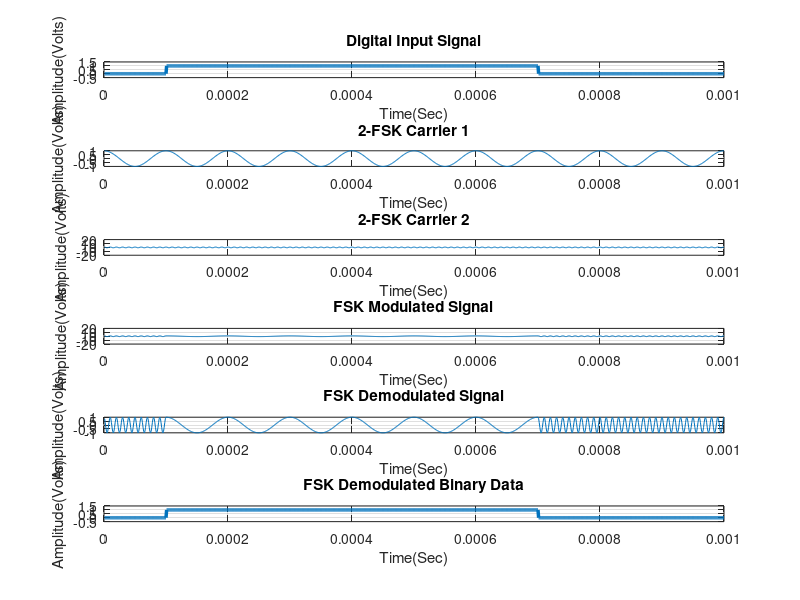

Source code (MATLAB):
% <<<<<<<<<<<<<<<<<<<< FSK Modulation and Demodulation >>>>>>>>>>>>>>>>>>>>

clc, clear all, close all;
% ******************* Digital/Binary input information ********************

% x = input('Enter Digital Input Information = ');   % Binary information as stream of bits (binary signal 0 or 1)
x = randi(2, [1,10], 'int32') - 1; % auto generate the binary sequence
x1 = x
N = length(x);
Tb = 0.0001;   %Data rate = 1MHz i.e., bit period (second)
disp('Binary Input Information at Transmitter: ');
disp(x);

% ************* Represent input information as digital signal *************

% Tb: Thời gian truyền 1 bit
% nb: 1 bit được biểu diễn bởi nb signal (số mẫu lấy trong 1 chu kì truyền
% 1 bit)
% Tb/nb: thời gian truyền một signal

nb = 100;   % Digital signal per bit
digit = []; 
for n = 1:1:N
    if x(n) == 1;
       sig = ones(1,nb);
    else x(n) == 0;
        sig = zeros(1,nb);
    end
     digit = [digit sig];
end

t1 = Tb/nb : Tb/nb : nb*N*(Tb/nb);   % Time period
figure('Name','ASK Modulation and Demodulation With Noise','NumberTitle','off');
subplot(6,1,1);
plot(t1,digit,'LineWidth',2.5);
grid on;
axis([0 Tb*N -0.5 1.5]);
xlabel('Time(Sec)');
ylabel('Amplitude(Volts)');
title('Digital Input Signal');

% *************************** FSK Modulation *****************************
Ac = 1;      % Carrier amplitude for binary input
br = 1/Tb;    % Bit rate
Fc1 = br;      % Carrier phase for binary input '1'
Fc2 = br*10;     % Carrier phase for binary input '0' 
N0 = sqrt(10);
t2 = Tb/nb:Tb/nb:Tb;   % Signal time
mod = [];

x_ = Tb/nb:Tb/nb:Tb*N; % Time period
y1 = Ac*cos(2*pi*Fc1*x_); % carrier function 1
y2 = Ac*cos(2*pi*Fc2*x_); % carrier function 2

% plot carrier 1
subplot(6,1,2);
plot(x_,y1);
xlabel('Time(Sec)');
ylabel('Amplitude(Volts)');
title('2-FSK Carrier 1');

% plot carrier 2
subplot(6,1,3);
plot(x_,y2);
ylim([-20,20]);
xlabel('Time(Sec)');
ylabel('Amplitude(Volts)');
title('2-FSK Carrier 2');

for (i = 1:1:N)
    if (x(i) == 1)
        y = Ac*cos(2*pi*Fc1*t2);   % Modulation signal with carrier signal 1
    else
        y = Ac*cos(2*pi*Fc2*t2);   % Modulation signal with carrier signal 2
    end
    mod = [mod y];
end

t3 = Tb/nb:Tb/nb:Tb*N;   % Time period
subplot(6,1,4);
plot(t3,mod);
grid on;
ylim([-20,20]);
xlabel('Time(Sec)');
ylabel('Amplitude(Volts)');
title('FSK Modulated Signal');

% ********************* Transmitted signal x ******************************
x = mod;

% ********************* Channel model h and w *****************************
h = 1;   % Signal fading 
w = 0  % Noise

% ********************* Received signal y *********************************
y = h.*x + w;   % Convolution

t3=Tb/nb:Tb/nb:Tb*N;   % Time period
subplot(6,1,5);
plot(t3,y);
grid on;
xlabel('Time(Sec)');
ylabel('Amplitude(Volts)');
title('FSK Demodulated Signal');

% *************************** FSK Demodulation ****************************
s = length(t2); % số cặp giá trị (t,y) để biểu diễn 1 tín hiệu
demod = [];
Fc = br*10;
for n = s:s:length(y) 
    t4 = Tb/nb:Tb/nb:Tb;    % Time period
    c = cos(2*pi*Fc*t4);    % Carrier signal % basis of M
    mm = c.*y((n-(s-1)):n); % Convolution 
    t5 = Tb/nb:Tb/nb:Tb;
    z = trapz(t5,mm);       % Intregation 
    rz = round(2*z/Tb); % khong hieu sao phải *2/Tb
    if (rz > Ac/2)
        a = 0;
    else   
        a = 1;
    end
    demod = [demod a];
end
disp('Demodulated Binary Information at Receiver: ');
disp(demod);

% ********** Represent demodulated information as digital signal **********


digit = [];
for n = 1:length(demod);
    if demod(n) == 1;
       sig = ones(1,nb);
    else demod(n) == 0;
        sig = zeros(1,nb);
    end
     digit = [digit sig];
end

t5 = Tb/nb:Tb/nb:nb*length(demod)*(Tb/nb);   % Time period
subplot(6,1,6)
plot(t5,digit,'LineWidth',2.5);grid on;
axis([0 Tb*length(demod) -0.5 1.5]);
grid on;
xlabel('Time(Sec)');
ylabel('Amplitude(Volts)');
title('FSK Demodulated Binary Data');
num = xor(demod,x1);
disp(sum(num));
% ************************** End of the program ***************************


